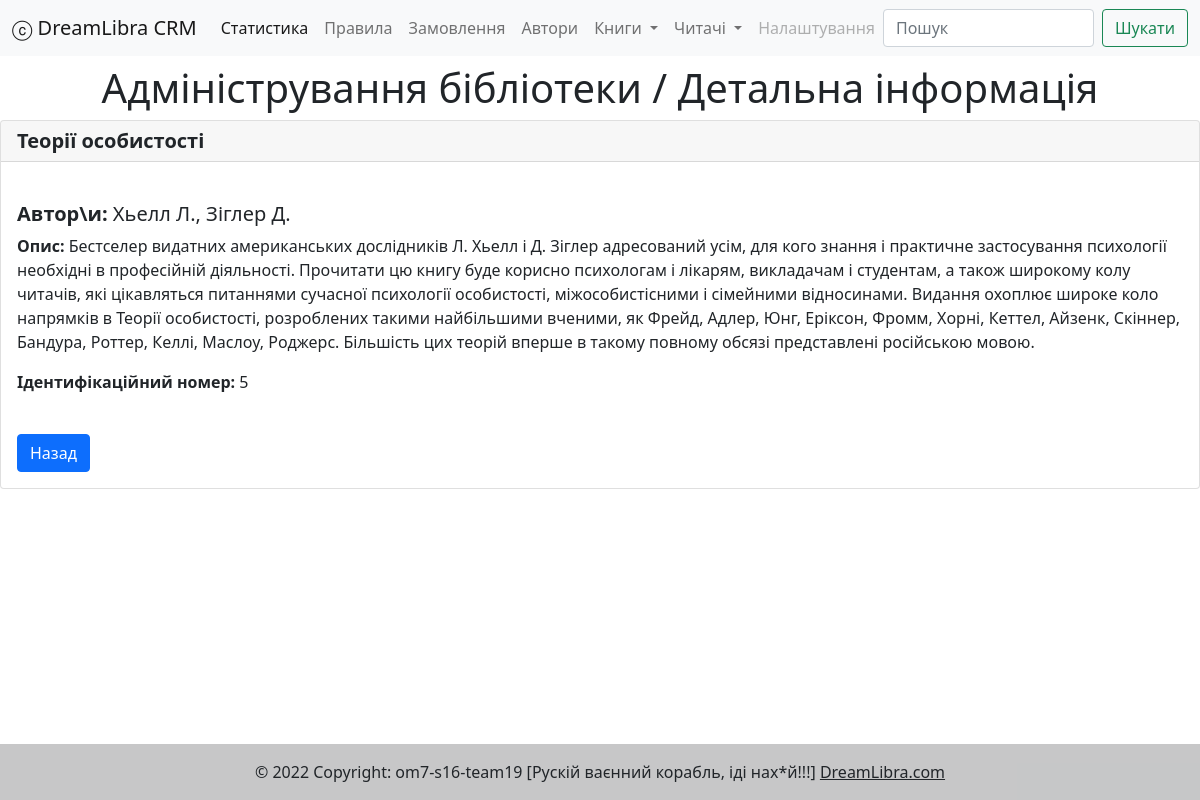
The app's page /book/5/ with its own data.
### book/models.py (models this page shows, shortened)
class Book(models.Model):
    name = models.CharField(blank=True, max_length=128)
    description = models.TextField(blank=True)
    count = models.IntegerField(default=10)
    authors = models.ManyToManyField(Author, related_name='books')
    @staticmethod
    def get_by_id(book_id):
        try:
            user = Book.objects.get(id=book_id)
            return user
        except Book.DoesNotExist:
            pass
    def all_authors_string(self):
        autors = [author.surname_initials() for author in Author.objects.filter(books__id = self.id)]
        return ", ".join(autors)

### author/models.py (models this page shows, shortened)
class Author(models.Model):
    name = models.CharField(blank=True, max_length=20)
    surname = models.CharField(blank=True, max_length=20)
    patronymic = models.CharField(blank=True, max_length=20)
    def surname_initials(self):
        patronymic_is_not_empty = self.patronymic and self.patronymic.strip()
        patronymic  = f"{self.patronymic[0]}." if patronymic_is_not_empty else ""
        return f"{self.surname} {self.name[0]}.{patronymic}".format(**vars())

### book/views.py (the view)
# urls.py: path('<int:book_id>/', by_id, name='by_id'),
def by_id(request, book_id):
    book_by_id = Book.get_by_id(book_id)
    context = { 'title': 'Детальна інформація',
                'content_title': 'Адміністрування бібліотеки / Детальна інформація',
                'content': book_by_id
              }
    if book_by_id:
        return render(request, 'book/book_by_id.html', context)
    else:
        return redirect('book/list')

### templates/book/book_by_id.html (shortened to what this page needs)
{% extends '_base.html' %}
{% block content %}
<div align = 'center'>
    <div >
		<h1>{{content_title}}</h1>
	</div>
</div>
<div class="card">
  <h5 class="card-header"><strong>{{content.name}}</strong></h5><br>
  <div class="card-body">
    <h5 class="card-title"><strong>Автор\и:</strong> {{content.all_authors_string}}</h5>
    <p class="card-text"><strong>Опис:</strong> {{content.description}}</p>
    <p class="card-text"><strong>Ідентифікаційний номер:</strong> {{content.id}}</p><br>
    <a href="{% url 'list_all' %}" class="btn btn-primary">Назад</a>
  </div>
</div>
{% endblock %}

### records on screen
Book: name "Теорії особистості", all_authors_string "Хьелл Л., Зіглер Д.", description "Бестселер видатних американських дослідників Л. Хьелл і Д. Зіглер адресований усім, для кого знання і практичне застосування психології необхідні в професійній діяльності. Прочитати цю книгу буде корисно психологам і лікарям, викладачам і студентам, а також широкому колу читачів, які цікавляться питаннями сучасної психології особистості, міжособистісними і сімейними відносинами. Видання охоплює широке коло напрямків в Теорії особистості, розроблених такими найбільшими вченими, як Фрейд, Адлер, Юнг, Еріксон, Фромм, Хорні, Кеттел, Айзенк, Скіннер, Бандура, Роттер, Келлі, Маслоу, Роджерс. Більшість цих теорій вперше в такому повному обсязі представлені російською мовою.", id "5"

### other values on screen
{{ content_title }} "Адміністрування бібліотеки / Детальна інформація"
